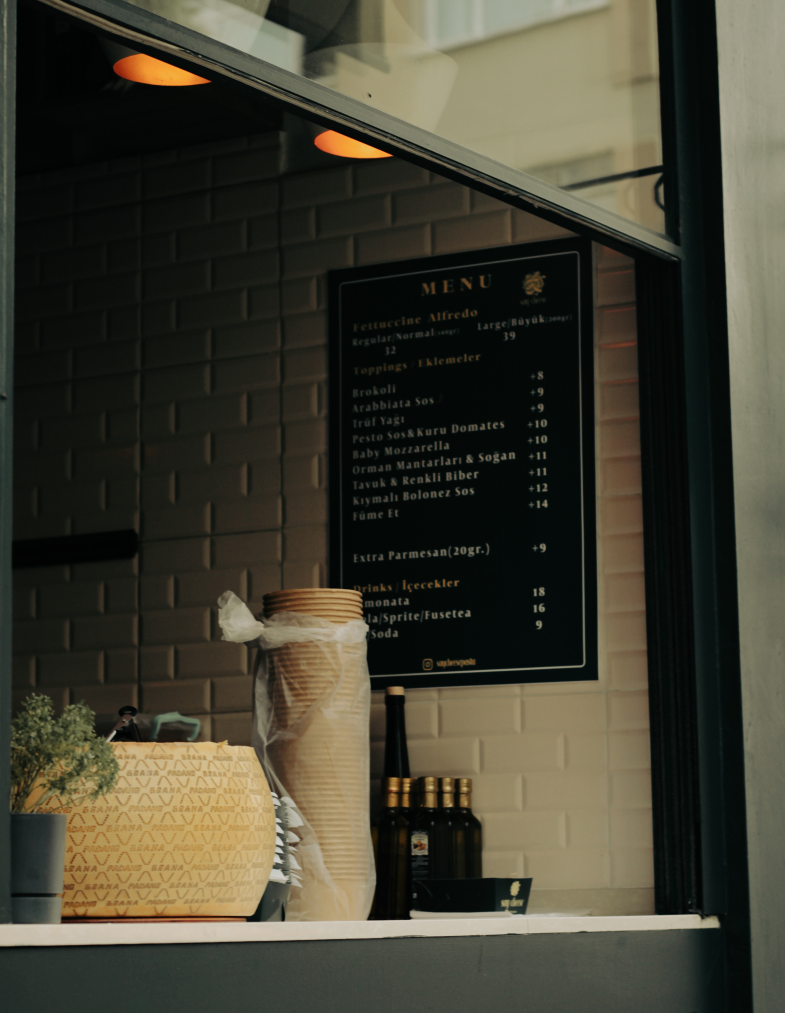
#> input picture open-cv/photos/menu.jpg, 3924 x 5063 px (shown at 1/5 size)
$ python transformacionimg.py
#> lines starting #> are read from the running program, lines starting #| are printed output that depends on the picture
import cv2 as cv
import numpy as np

img = cv.imread('./photos/menu.jpg')
#> img is the input picture: shape (5063, 3924, 3); mean B, G, R 49.9, 64, 66.4
#cv.imshow('img',img)


#translacion
def translate(img,x,y):
    transMat = np.float32([[1,0,x],[0,1,y]])
    dimensions = (img.shape[1],img.shape[0])
    return cv.warpAffine(img, transMat, dimensions)


# -x --> izquierda
# -y --> arriba
# +y --> abajo
# +x ---> derecha

#Rotacion
def rotate(img,angle,rotPoint=None):
    (height,width) = img.shape[:2]
    print(height,width)

    if rotPoint is None:
        rotPoint = (width//2, height//2)

    rotMat = cv.getRotationMatrix2D(rotPoint,angle,1.0)
    dimensions = (width, height)
    return cv.warpAffine(img,rotMat,dimensions)

#cambiar tamanho
resized = cv.resize(img,(500,500), interpolation=cv.INTER_CUBIC)
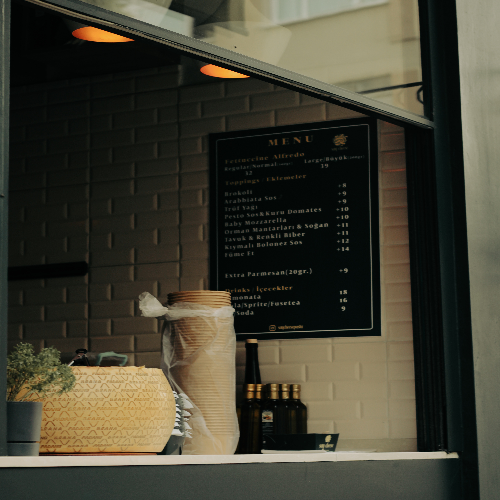
#> resized: shape (500, 500, 3); mean B, G, R 49.9, 64, 66.4
cv.imshow('resized',resized)

#flip
flip = cv.flip(img,0)
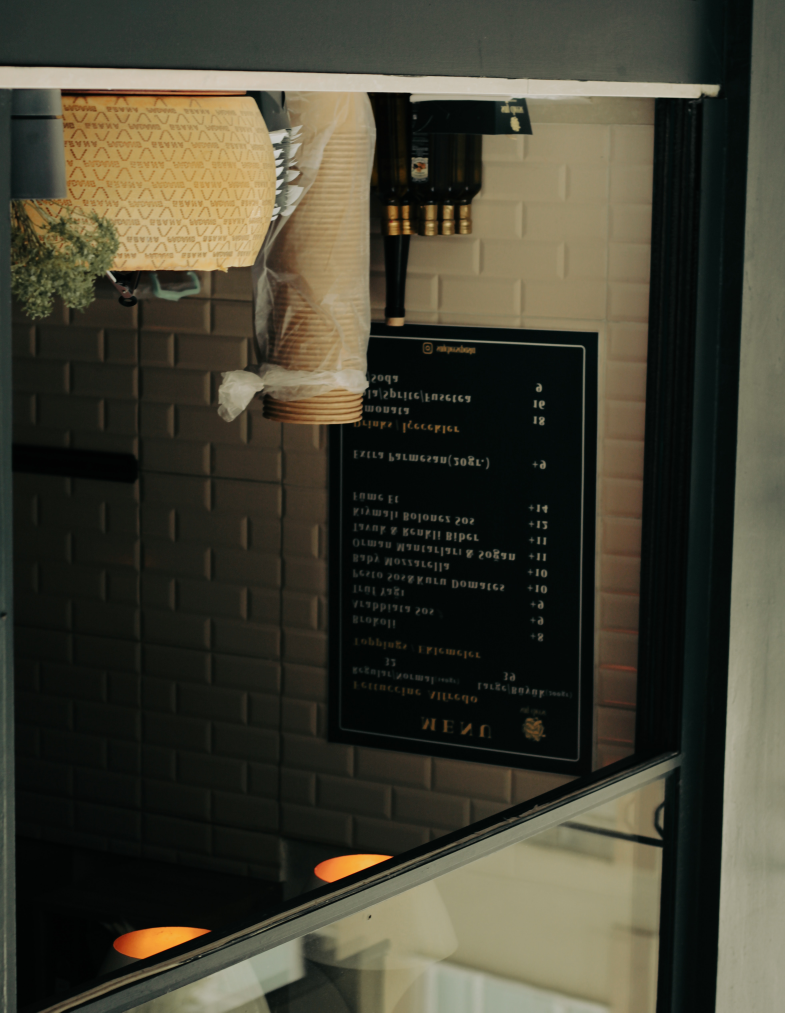
#> flip: shape (5063, 3924, 3) (shown at 1/5 size); mean B, G, R 49.9, 64, 66.4

translated = translate(img,100,100)
#> in translate, `return cv.warpAffine(img, transMat, dimensions)`:
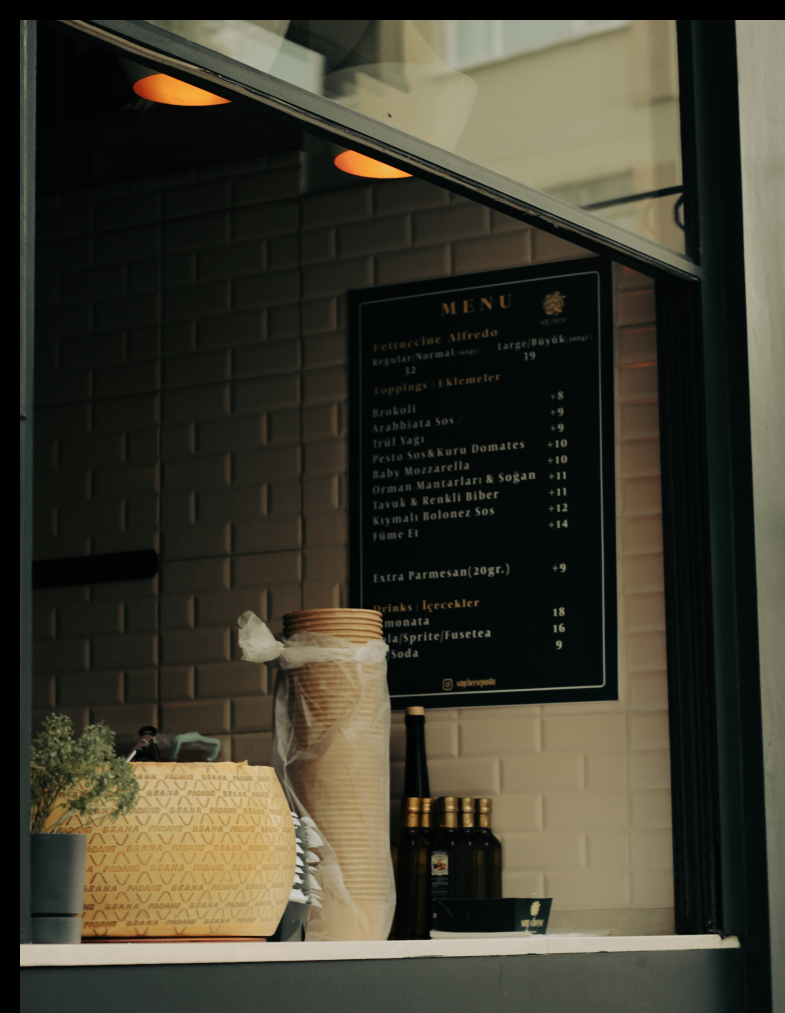
#> returned value: shape (5063, 3924, 3) (shown at 1/5 size); mean of channels 0, 1, 2 46.4, 59.8, 62.4; drawn as B, G, R
cv.imshow('translated',translated)

rotated = rotate(img,90)
#| 5063 3924
#> in rotate, `return cv.warpAffine(img,rotMat,dimensions)`:
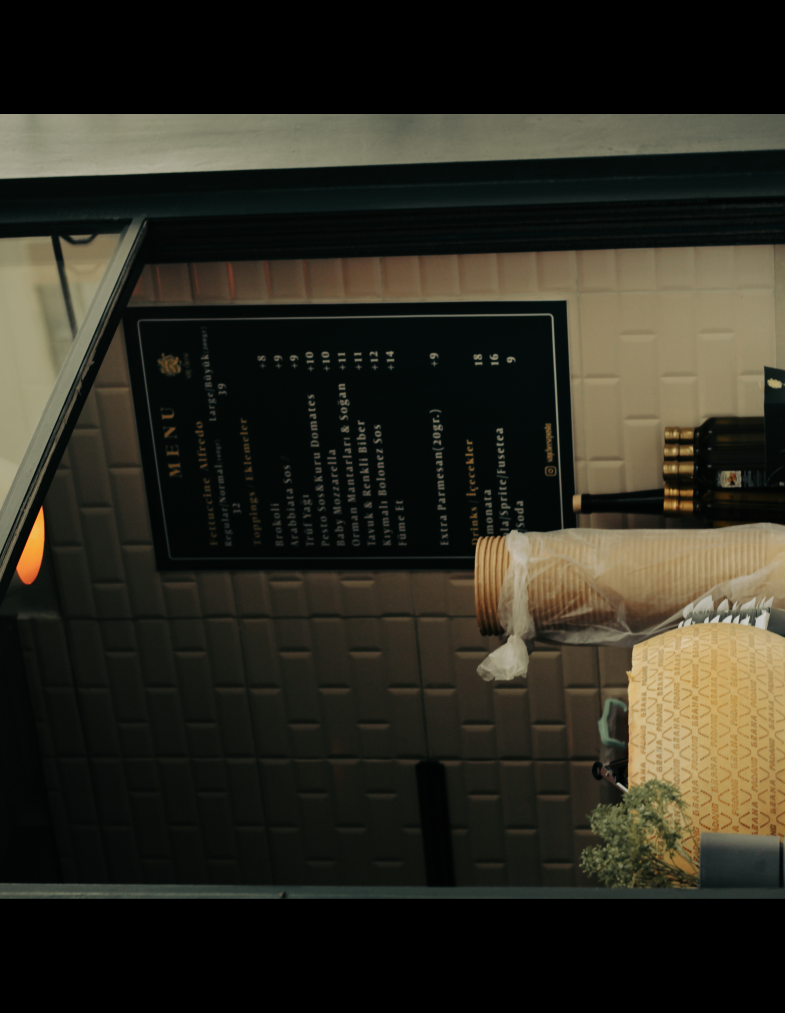
#> returned value: shape (5063, 3924, 3) (shown at 1/5 size); mean of channels 0, 1, 2 32.7, 43.1, 45.3; drawn as B, G, R
cv.imshow('rotated', rotated)


cv.waitKey(0)
